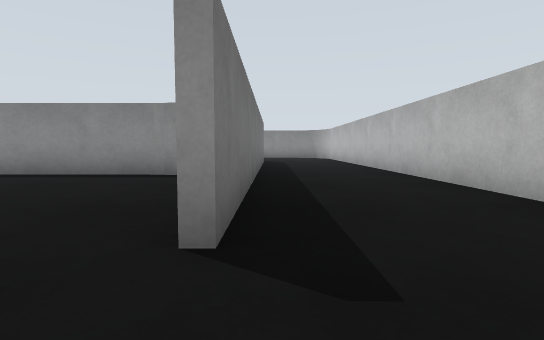
View 1 (above)

19 first-person views from a walk through a robot-simulator world made for Gazebo. The camera is 0.27 m above the floor, tilts 4° down and sees 80° across. The floor is counted in squares, 0.5 m on a side. Each view is taken from the middle of a square. On the plan, view 1 faces up. The plan holds only what a view shows up to about 9 squares ahead; the rest is blank.

View 2
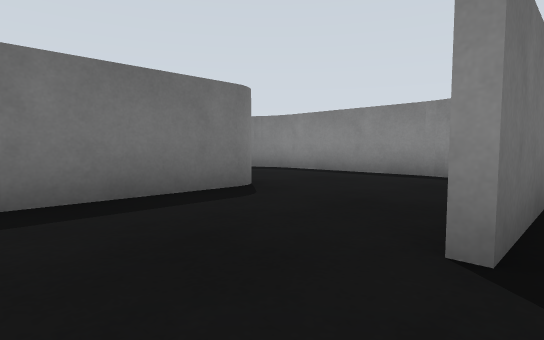

View 3
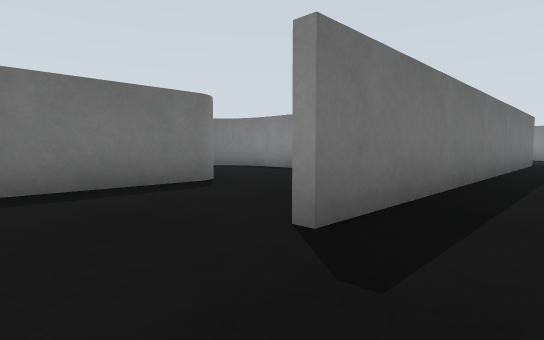

View 4
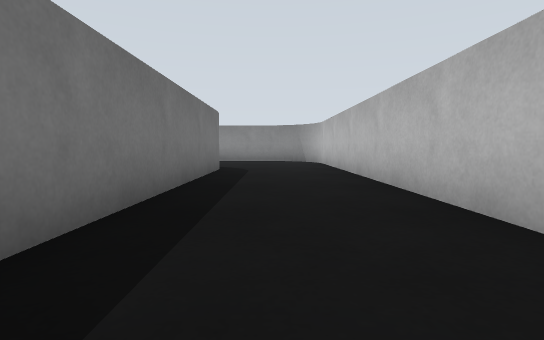

View 5
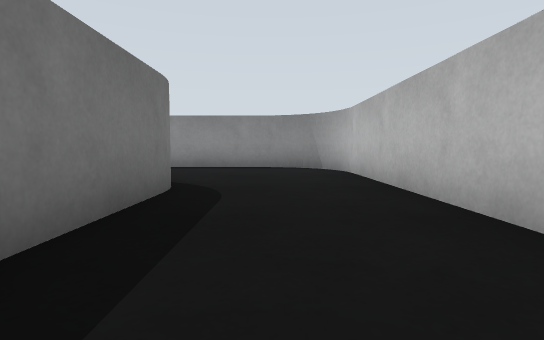

View 6
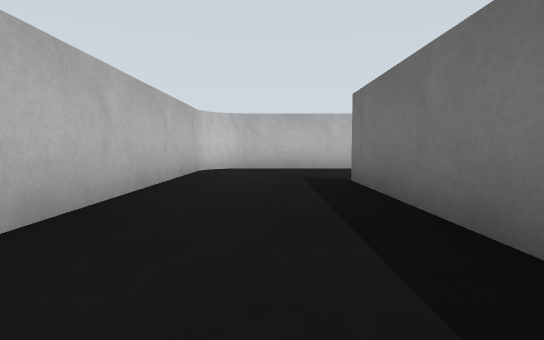

View 7
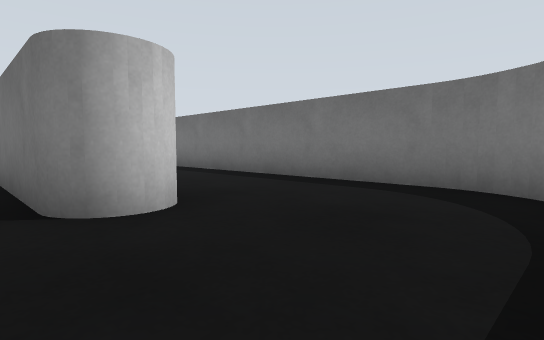

View 8
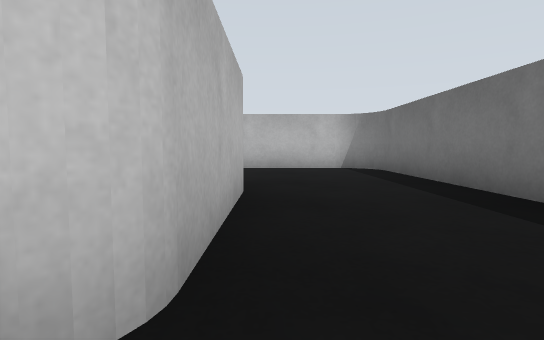

View 9
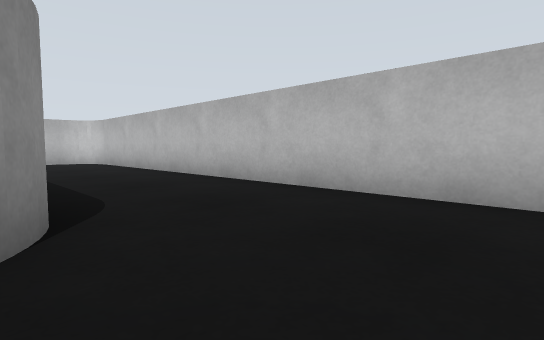

View 10
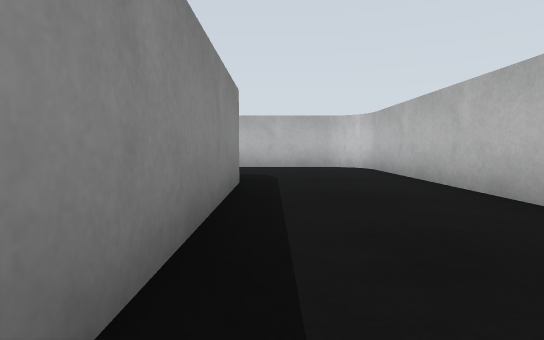

View 11
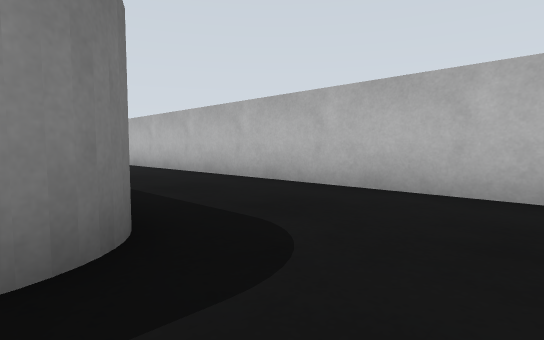

View 12
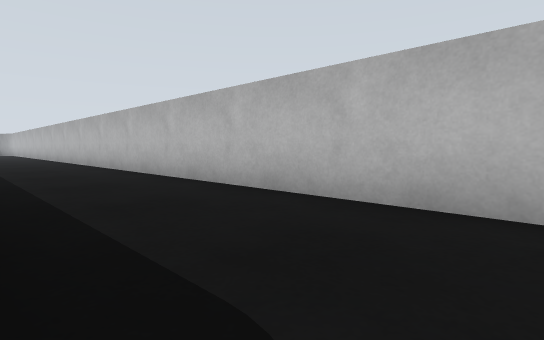

View 13
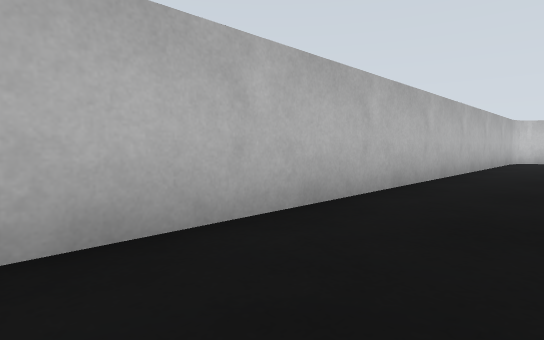

View 14
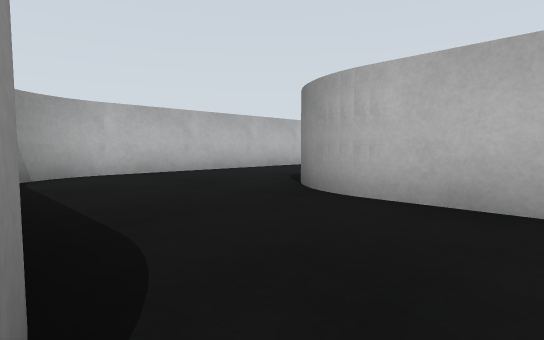

View 15
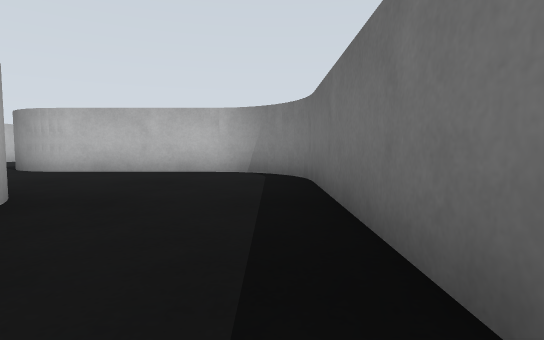

View 16
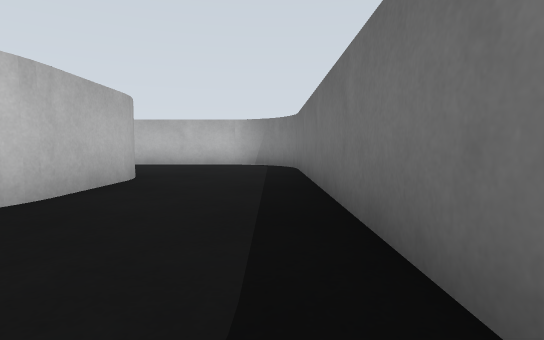

View 17
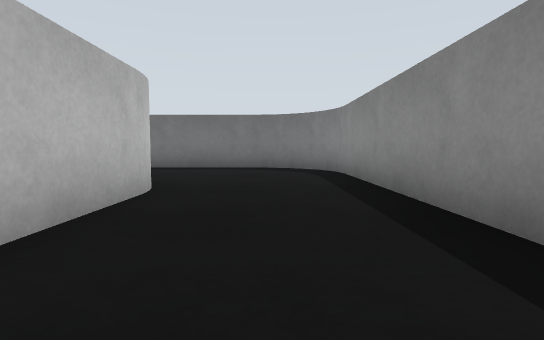

View 18
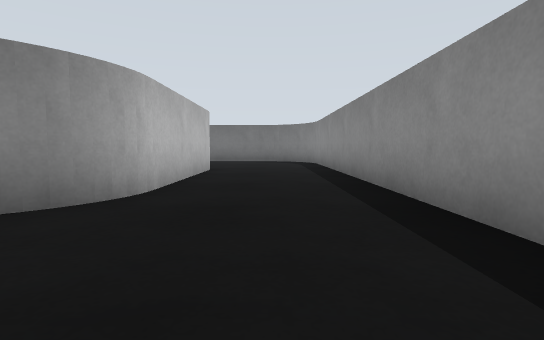

View 19
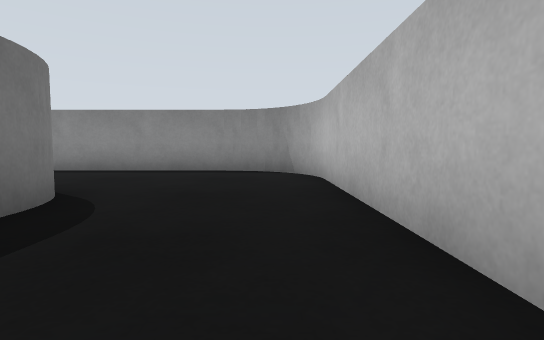

### Floor plan
Key: @ floor where view 1 was taken; # wall or solid block; . floor.
Columns run from 8 left of view 1 to 6 right of it. Each row starts with its distance up from view 1.
 26  #############
 25 ##...........##
 24 #.............#
 23 #.............#
 22 #... ######...#
 21 #...#     ##..#
 20 #...#       ..#
 19 #...#       ..#
 18 #...##       .
 17 #....#######
 16 #..........#
 15 #..........#
 14 #######....#
 13        #...#
 12        #...#
 11        #...#
 10        #...#
  9        #...#..#
  8        #...#..#
  7  #######...#..#
  6 ##.....#...#..#
  5 #......##..#..#
  4 #.......#..#..#
  3 #...#...#..#..#
  2 #...#...#..#..#
  1 #...#......#..#
  0 #...#...@..#..#
 -1 #...########..#
 -2 #.............#
 -3 #.............#
 -4 #.............#
 -5 ###############

Positions as (right, up) in squares from view 1, and headings:
1: (0, 0), facing up
2: (0, 0), facing up-left
3: (1, 0), facing up-left
4: (1, 4), facing up
5: (1, 8), facing up
6: (1, 7), facing down
7: (-3, 6), facing down-left
8: (-5, 4), facing down
9: (-6, -1), facing down-right
10: (-3, -2), facing right
11: (2, -3), facing up-right
12: (3, -2), facing up-right
13: (4, 9), facing down-right
14: (-4, 17), facing down-right
15: (-7, 21), facing down
16: (-7, 24), facing down
17: (1, 24), facing left
18: (5, 24), facing left
19: (5, 18), facing up
